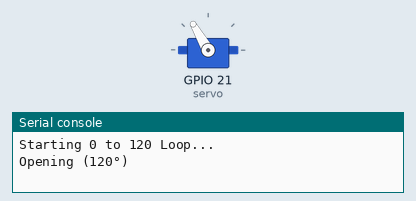
This program was run on a simulated ESP32 board running MicroPython. Parts: servo, the last lines printed to the serial console. Servo angles are drawn from the pulse width (0.5 ms = 0°, 2.5 ms = 180°).

Above: at 0.05 s.
At 4.0 s:
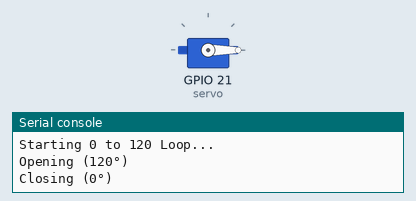
Timing chart, 0 to 5.2 s (numbered marks = the images above):
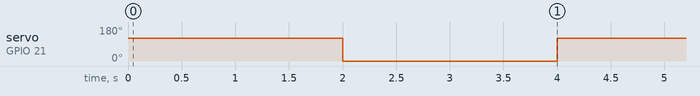

The program:

servo_test.py
```python
from machine import Pin, PWM
import time

# Setup Servo on Pin 21
servo = PWM(Pin(21))
servo.freq(50)

def set_servo_angle(angle):
    # Map angle 0-180 to duty cycle 1638-8192
    duty = int((angle / 180) * (8192 - 1638) + 1638)
    servo.duty_u16(duty)

print("Starting 0 to 120 Loop...")

try:
    while True:
        # "Open"
        print("Opening (120°)")
        set_servo_angle(120)
        time.sleep(2)

        # "Close" - Move to 0 degrees
        print("Closing (0°)")
        set_servo_angle(0)
        time.sleep(2)

except KeyboardInterrupt:
    servo.deinit()
    print("Stopped")
```

Measured:
- by itself, servo on GPIO 21 (servo): alternates 120° for 2.0 s and 0° for 2.0 s
